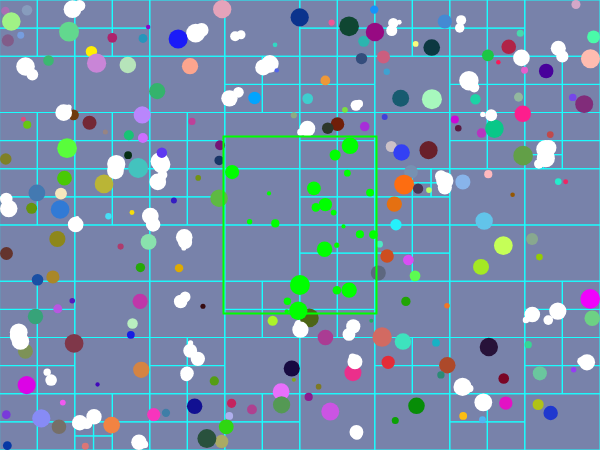
Frame 1 (no input)
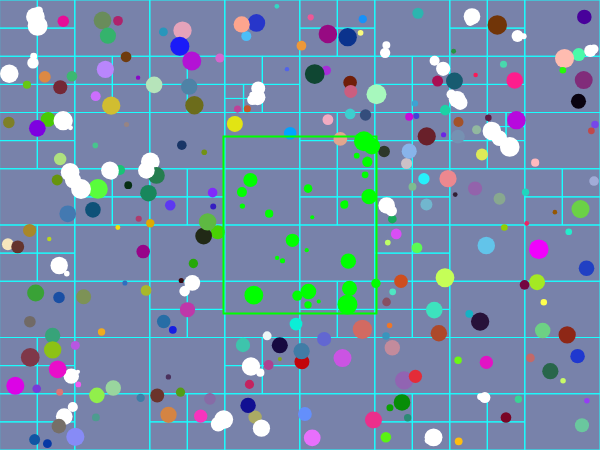
Frame 60 (no input)
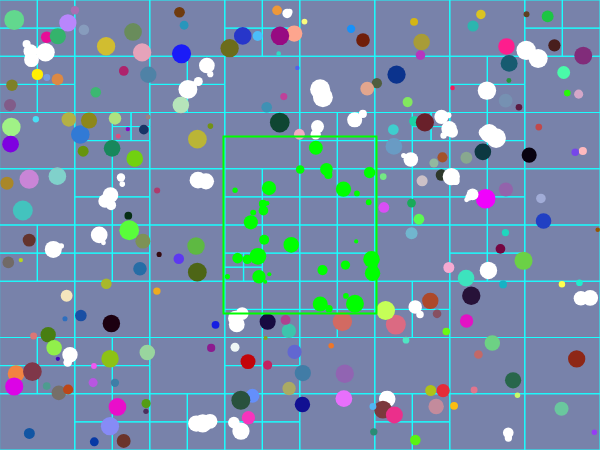
Frame 120 (the mouse pressed at the canvas centre since frame 60)

The p5.js sketch that drew these frames (run headless with seeded random() and noise() and a simulated clock; from frame 60 on, the mouse is pressed at the canvas centre):

// p5.js sketch
// ── sketch.js
let canvasW, canvasH;
let backgroundColor;
let qt
let balls = [];
const minBallRadius = 2;
const maxBallRadius = 10;
const maxBallSpeed = 1;
const startingBalls = 300;
const minBalls = 1;
const maxBalls = 2500;
let numBallsSlider;
let numBallsText;
let highlightRange;
//let inRange = [];
let indexInRange = [];

function setup() {
  //numBallsText = createP('this is some text');
  //numBallsText.style('font-size', '16px');
  //numBallsText.position(100, 100);
  fill(0, 102, 153);
  textSize(32);
  text('word', 220, 500);
  text("This is some text", 220, 500);
  initializeCanvas();
  initializeBallSlider();
  updateBallArray(startingBalls);
  initializeHighlightRange();
  initializeQuadTree();
}

function draw() {
  updateSim();
  updateScene();
  drawScene();
  //noLoop();
}
//*************************************************
function drawBalls() {
  for (let i = 0; i < balls.length; i++)
    balls[i].draw();
}
function drawScene() {
  background(backgroundColor);
  qt.draw();
  drawBalls();
  highlightRange.draw();
  //text("text", 20, 10);
}
function findBallsIn(range) {
  // Load inRange with indexes of all balls in range.
  indexInRange = [];
  qt.findIndicesIn(range);
}
function initializeBallSlider() {
  numBallsSlider = createSlider(minBalls, maxBalls, startingBalls, 0);
  numBallsSlider.position(10, canvasH + 10);
  numBallsSlider.style('width', '180px');
}
function initializeCanvas() {
  canvasW = 600;
  canvasH = 450;
  createCanvas(canvasW, canvasH);
  backgroundColor = color(120, 130, 170, 255);
}
function initializeQuadTree() {
  let boundary = new Rectangle(canvasW / 2,
    canvasH / 2,
    canvasW,
    canvasH);
  qt = new Quad(boundary, 4);
}
function initializeHighlightRange() {
  highlightRange = new Rectangle(canvasW / 2, canvasH / 2, 153, 177);
  highlightRange.setStrokeWeight(2);
  highlightRange.setStrokeColor(0, 255, 0);
}
function updateBallArray(numBalls) {
  if (numBalls < 1) {
    console.error("Bad num balls");
    noLoop();
    return;
  }
  let currentBalls = balls.length;
  if (currentBalls == numBalls) return;
  if (currentBalls < numBalls) {
    for (let i = currentBalls; i < numBalls; i++)
      balls.push(new Ball(minBallRadius, maxBallRadius, maxBallSpeed));
    return;
  }
  //Remove excess balls
  balls = subset(balls, 0, currentBalls - numBalls);
}
function updateBalls() {
  for (let i = 0; i < balls.length; i++)
    balls[i].update();
}
function updateBallsInHighlightRange() {
  findBallsIn(highlightRange);
  //Mark balls in highlight range as highlight
  for (let i = 0; i < indexInRange.length; i++)
    balls[indexInRange[i]].highlighted = true;
}
function updateOverlappingBalls() {
  let localRange = new Rectangle();
  for (let i = 0; i < balls.length; i++) {
    //Only update non-overlapped balls
    if (balls[i].overlapped) continue;
    //Query the quadtree to get close neighbors of this ball
    //The range for close neighbors is centred on the x, y of this ball
    // with width and height of r+largestBallradius+margin.
    localRange.w = balls[i].radius + maxBallRadius + 1;
    localRange.h = localRange.w;
    localRange.x = balls[i].x;
    localRange.y = balls[i].y;
    findBallsIn(localRange);
    if (indexInRange.length < 2) continue;
    //console.log("neighbors", indexInRange.length);
    //Then, find first overlap with these close neighbors
    //Both will be marked overlapped
    for (let j = 0; j < indexInRange.length; j++){
      if(i === indexInRange[j]) continue;
      if (balls[i].overlaps(balls[indexInRange[j]])) break;
    }
  }
}
function updateQuadTree() {
  qt.clear();
  for (let i = 0; i < balls.length; i++) {
    let p = new Point(balls[i].x, balls[i].y, i);
    qt.insert(p);
  }
}
function updateScene() {
  updateBalls();
  updateQuadTree();
  updateOverlappingBalls();
  updateBallsInHighlightRange();
}
function updateSim() {
  let val = int(numBallsSlider.value());
  //console.log(val);
  updateBallArray(val);
}
function mouseDragged() {
  //console.log(mouseX, mouseY);
  if ((mouseX <= canvasW && mouseX >= 0) &&
    (mouseY <= canvasH && mouseY >= 0)) {
    highlightRange.x = mouseX;
    highlightRange.y = mouseY;
    // prevent default
    return false;
  }
}

// ── ball.js
class Ball {
  constructor(minRad = 2, maxRad = 10, maxSpeed) {
    this.color = color(random(255),
      random(255),
      random(255));
    this.highlightColor = color(0, 255, 0);
    this.overlapColor = color(255, 255, 255);
    this.radius = random(minRad, maxRad);
    this.diameter = this.radius * 2;
    this.x = random(canvasW);
    this.y = random(canvasH);
    this.maxSpeed = maxSpeed;
    this.vel = createVector(random(-this.maxSpeed, this.maxSpeed),
      random(-this.maxSpeed, this.maxSpeed));
    this.overlapped = false;
    this.highlighted = false;
  }
  checkWalls() {
    if (this.x > (canvasW - this.radius)) {
      this.x = canvasW - this.radius;
      this.vel.x *= -1;
    }
    if (this.x < this.radius) {
      this.x = this.radius;
      this.vel.x *= -1;
    }
    if (this.y > (canvasH - this.radius)) {
      this.y = canvasH - this.radius;
      this.vel.y *= -1;
    }
    if (this.y < this.radius) {
      this.y = this.radius;
      this.vel.y *= -1;
    }
  }
  draw() {
    if (this.highlighted)
      fill(this.highlightColor);
    else if (this.overlapped)
      fill(this.overlapColor);
    else
      fill(this.color);
    noStroke();
    circle(this.x, this.y, this.diameter);
  }
  overlaps(other) {
    let distSquared = (this.x - other.x) * (this.x - other.x) +
      (this.y - other.y) * (this.y - other.y);
    let radiusSumSquared = (this.radius + other.radius) *
      (this.radius + other.radius);
    this.overlapped = distSquared < radiusSumSquared;
    if (this.overlapped) other.overlapped = true; 
    return this.overlapped;
  }
  update() {
    this.x += this.vel.x;
    this.y += this.vel.y;
    this.checkWalls();
    this.overlapped = false;
    this.highlighted = false;
  }
}
// ── quadtree.js
// IMPORTANT!! Only use js here.
// This file should have no P5 dependencies.

class Point {
  constructor(x, y, i) {
    this.x = x;
    this.y = y;
    this.i = i;
  }
}

class Quad {
  constructor(b, c) {
    this.boundary = b;
    this.boundary.setStrokeColor(25, 255, 255);
    this.boundary.setStrokeWeight(1);
    this.capacity = c;
    this.subTrees = [];
    this.points = [];
    this.subdivided = false;
  }
  insert(point) {
    if (!this.subdivided) {
      this.points.push(point);
      if (this.points.length > this.capacity){
        this.subdivide();
        this.distributePointsIntoSubTrees();
      } 
    } else this.insertInSubTree(point);
  }
  insertInSubTree(point) {
    //Determine which subtree this point goes into
    for(let i = 0; i < this.subTrees.length; i++){
      if(inBoundary(point, this.subTrees[i].boundary)){
        this.subTrees[i].insert(point);
        break;
      }
    }
  }
  distributePointsIntoSubTrees(){
    // Distribute points into subtrees
    for (let i = this.points.length - 1; i >= 0; i--){
      this.insertInSubTree(this.points[i]);
      this.points.pop();
    }
  }
  subdivide() {
    if(this.subdivided){
      console.log("ERROR: Already subdivided");
      return;
    }
    this.subdivided = true;
    let nw = new Rectangle(
      this.boundary.x - this.boundary.w / 4,
      this.boundary.y - this.boundary.h / 4,
      this.boundary.w / 2,
      this.boundary.h / 2
    );
    let ne = new Rectangle(
      this.boundary.x + this.boundary.w / 4,
      this.boundary.y - this.boundary.h / 4,
      this.boundary.w / 2,
      this.boundary.h / 2
    );
    let sw = new Rectangle(
      this.boundary.x - this.boundary.w / 4,
      this.boundary.y + this.boundary.h / 4,
      this.boundary.w / 2,
      this.boundary.h / 2
    );
    let se = new Rectangle(
      this.boundary.x + this.boundary.w / 4,
      this.boundary.y + this.boundary.h / 4,
      this.boundary.w / 2,
      this.boundary.h / 2
    );
    this.subTrees.push(new Quad(nw, this.capacity));
    this.subTrees.push(new Quad(ne, this.capacity));
    this.subTrees.push(new Quad(sw, this.capacity));
    this.subTrees.push(new Quad(se, this.capacity));
  }
  clear() {
    if (!this.subdivided){
      this.points = [];
      return;
    }
    //Subdivided
    for(let i=0; i < this.subTrees.length; i++)
      this.subTrees[i].clear();
    this.subTrees = [];
    this.subdivided=false;
    return;
  }
  draw() {
    if (!this.subdivided){
      this.boundary.draw();
       return;
    } 
    for(let i=0; i < this.subTrees.length; i++)
      this.subTrees[i].draw();
  }
  findIndicesIn(range){
    // Routine updates global indexInRange which is much faster
    // than passing arrays around.
    if(!overlaps(this.boundary, range)) return;
    // Range overlaps this quad
    if(!this.subdivided){
      for (let i = 0; i < this.points.length; i ++){
        if(inBoundary(this.points[i], range)){
           indexInRange.push(this.points[i].i);
        }
      }
      return;
    }
    //Subdivided
    for(let i=0; i < this.subTrees.length; i++)
      this.subTrees[i].findIndicesIn(range);
  }
}

// ── rectangle.js
class Rectangle {
  constructor(x, y, w, h) {
    // Specify center point, width and height
    this.x = x;
    this.y = y;
    this.w = w;
    this.h = h;
    this.color = color(255);
    this.strokeWeight = 1;
  }
  draw(){
    rectMode(CENTER);
    noFill();
    stroke(this.color);
    strokeWeight(this.strokeWeight);
    rect(this.x, this.y, this.w, this.h);
  }
  setStrokeColor(newR, newG, newB){
    this.color = color(newR, newG, newB);
  }
  setStrokeWeight(newStrokeWeight){
    this.strokeWeight = newStrokeWeight;
  }
}
function inBoundary(point, boundary) {
  return (
    point.x >= boundary.x - boundary.w / 2 &&
    point.x <= boundary.x + boundary.w / 2 &&
    point.y >= boundary.y - boundary.h / 2 &&
    point.y <= boundary.y + boundary.h / 2
  );
}
function overlaps(boundary, range) {
  // If one rectangle is to the left of the other, no overlap
  // If one rectangle is above the other, no overlap
  // If neither is true, there must be overlap

  if (
    boundary.x + boundary.w / 2 < range.x - range.w / 2 ||
    range.x + range.w / 2 < boundary.x - boundary.w / 2
  )
    return false;

  if (
    boundary.y + boundary.h / 2 < range.y - range.w / 2 ||
    range.y + range.h / 2 < boundary.y - boundary.w / 2
  )
    return false;
  return true;
}
